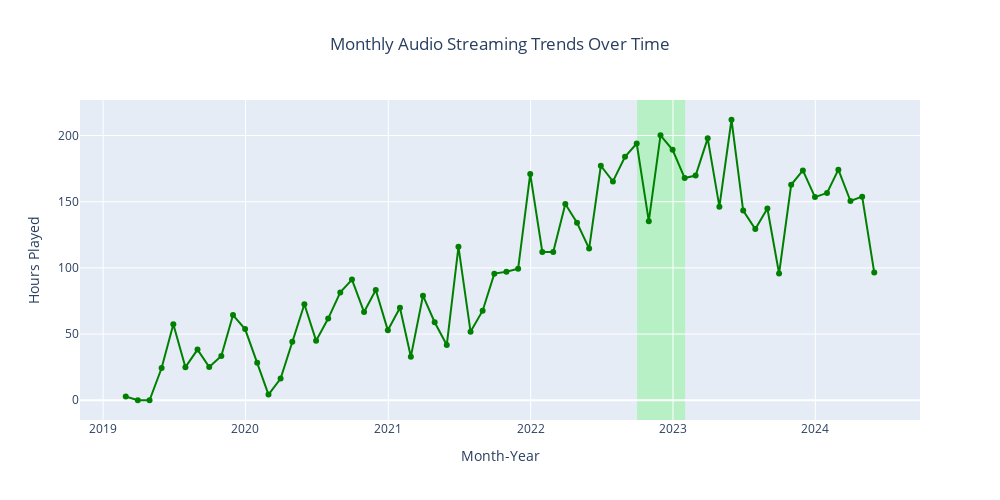

Source (notebook cell):
### Markdown cell above
#### **Yearly `audio` streaming trend**

### Code cell
# Set 'ts' column as the index
indexed = spotify_data.set_index('ts', inplace=False)

# Resample the data on a monthly basis
streaming_trends = indexed.resample('M').sum()

fig = px.line(streaming_trends, x=streaming_trends.index, y=(streaming_trends['ms_played'] / (1000 * 60 * 60)).round(2),
              labels={'ts': 'Month-Year', 'y': 'Hours Played'},
              title='Monthly Audio Streaming Trends Over Time',
              color_discrete_sequence=['green'], markers=True)

fig.add_vrect(x0="2022-10-01", x1="2023-02-01", 
              fillcolor="rgba(0,255,0,0.2)", 
              layer="below", 
              line_width=0)

fig.update_layout(title=dict(text='Monthly Audio Streaming Trends Over Time', x=0.5),
                  xaxis_title='Month-Year',
                  yaxis_title='Hours Played',
                  width=1000, height=500)
fig.show()

### Figure 1 — Plotly figure (JSON) as saved in the notebook; plotly's stock layout.template omitted (floating-point values rounded to 4 significant figures)
{"data": [{"hovertemplate": "Month-Year=%{x}<br>Hours Played=%{y}<extra></extra>", "legendgroup": "", "line": {"color": "green", "dash": "solid"}, "marker": {"symbol": "circle"}, "mode": "lines+markers", "name": "", "orientation": "v", "showlegend": false, "type": "scatter", "x": ["2019-02-28T00:00:00+00:00", "2019-03-31T00:00:00+00:00", "2019-04-30T00:00:00+00:00", "2019-05-31T00:00:00+00:00", "2019-06-30T00:00:00+00:00", "2019-07-31T00:00:00+00:00", "2019-08-31T00:00:00+00:00", "2019-09-30T00:00:00+00:00", "2019-10-31T00:00:00+00:00", "2019-11-30T00:00:00+00:00", "2019-12-31T00:00:00+00:00", "2020-01-31T00:00:00+00:00", "2020-02-29T00:00:00+00:00", "2020-03-31T00:00:00+00:00", "2020-04-30T00:00:00+00:00", "2020-05-31T00:00:00+00:00", "2020-06-30T00:00:00+00:00", "2020-07-31T00:00:00+00:00", "2020-08-31T00:00:00+00:00", "2020-09-30T00:00:00+00:00", "2020-10-31T00:00:00+00:00", "2020-11-30T00:00:00+00:00", "2020-12-31T00:00:00+00:00", "2021-01-31T00:00:00+00:00", "2021-02-28T00:00:00+00:00", "2021-03-31T00:00:00+00:00", "2021-04-30T00:00:00+00:00", "2021-05-31T00:00:00+00:00", "2021-06-30T00:00:00+00:00", "2021-07-31T00:00:00+00:00", "2021-08-31T00:00:00+00:00", "2021-09-30T00:00:00+00:00", "2021-10-31T00:00:00+00:00", "2021-11-30T00:00:00+00:00", "2021-12-31T00:00:00+00:00", "2022-01-31T00:00:00+00:00", "2022-02-28T00:00:00+00:00", "2022-03-31T00:00:00+00:00", "2022-04-30T00:00:00+00:00", "2022-05-31T00:00:00+00:00", "2022-06-30T00:00:00+00:00", "2022-07-31T00:00:00+00:00", "2022-08-31T00:00:00+00:00", "2022-09-30T00:00:00+00:00", "2022-10-31T00:00:00+00:00", "2022-11-30T00:00:00+00:00", "2022-12-31T00:00:00+00:00", "2023-01-31T00:00:00+00:00", "2023-02-28T00:00:00+00:00", "2023-03-31T00:00:00+00:00", "2023-04-30T00:00:00+00:00", "2023-05-31T00:00:00+00:00", "2023-06-30T00:00:00+00:00", "2023-07-31T00:00:00+00:00", "2023-08-31T00:00:00+00:00", "2023-09-30T00:00:00+00:00", "2023-10-31T00:00:00+00:00", "2023-11-30T00:00:00+00:00", "2023-12-31T00:00:00+00:00", "2024-01-31T00:00:00+00:00", "2024-02-29T00:00:00+00:00", "2024-03-31T00:00:00+00:00", "2024-04-30T00:00:00+00:00", "2024-05-31T00:00:00+00:00"], "xaxis": "x", "y": [2.77, 0, 0, 24.33, 57.46, 25, 38.25, 25.16, 33.45, 64.36, 53.79, 28.25, 4.26, 16.34, 44.19, 72.53, 45.01, 61.71, 81.47, 91.13, 66.64, 83.32, 52.81, 69.86, 32.92, 78.97, 58.92, 41.67, 115.9, 51.79, 67.66, 95.65, 97.05, 99.36, 171.0, 112.1, 112.0, 148.3, 134.1, 114.5, 177.2, 165.3, 184.0, 193.9, 135.3, 200.1, 189.2, 167.9, 169.8, 197.9, 146.2, 211.9, 143.3, 129.3, 144.8, 95.74, 162.8, 173.6, 153.5, 156.5, 174.2, 150.5, 153.8, 96.42], "yaxis": "y"}], "layout": {"height": 500, "legend": {"tracegroupgap": 0}, "shapes": [{"fillcolor": "rgba(0,255,0,0.2)", "layer": "below", "line": {"width": 0}, "type": "rect", "x0": "2022-10-01", "x1": "2023-02-01", "xref": "x", "y0": 0, "y1": 1, "yref": "y domain"}], "title": {"text": "Monthly Audio Streaming Trends Over Time", "x": 0.5}, "width": 1000, "xaxis": {"anchor": "y", "domain": [0, 1], "title": {"text": "Month-Year"}}, "yaxis": {"anchor": "x", "domain": [0, 1], "title": {"text": "Hours Played"}}}}
